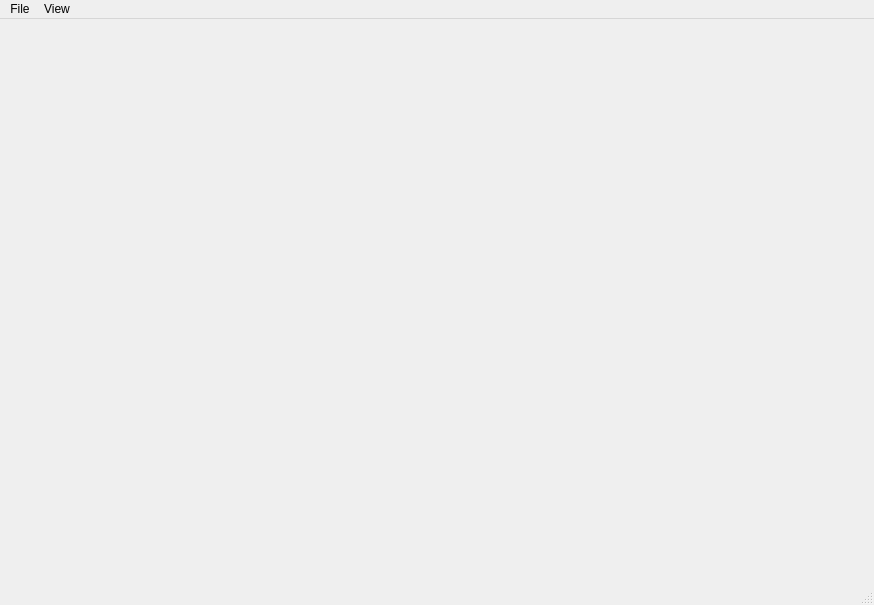
<?xml version="1.0" encoding="UTF-8"?>
<ui version="4.0">
 <class>MainWindow</class>
 <widget class="QMainWindow" name="MainWindow">
  <property name="geometry">
   <rect>
    <x>0</x>
    <y>0</y>
    <width>874</width>
    <height>605</height>
   </rect>
  </property>
  <property name="windowTitle">
   <string>MainWindow</string>
  </property>
  <widget class="QWidget" name="centralwidget">
   <layout class="QGridLayout" name="gridLayout">
    <item row="0" column="1">
     <spacer name="verticalSpacer">
      <property name="orientation">
       <enum>Qt::Orientation::Vertical</enum>
      </property>
      <property name="sizeHint" stdset="0">
       <size>
        <width>20</width>
        <height>87</height>
       </size>
      </property>
     </spacer>
    </item>
    <item row="1" column="0">
     <spacer name="horizontalSpacer">
      <property name="orientation">
       <enum>Qt::Orientation::Horizontal</enum>
      </property>
      <property name="sizeHint" stdset="0">
       <size>
        <width>144</width>
        <height>20</height>
       </size>
      </property>
     </spacer>
    </item>
    <item row="1" column="1">
     <widget class="QStackedWidget" name="stackedWidget">
      <property name="minimumSize">
       <size>
        <width>550</width>
        <height>350</height>
       </size>
      </property>
      <widget class="PlayerStatsWidget" name="playerStats"/>
      <widget class="MatchStatsWidget" name="matchStats"/>
     </widget>
    </item>
    <item row="1" column="2">
     <spacer name="horizontalSpacer_2">
      <property name="orientation">
       <enum>Qt::Orientation::Horizontal</enum>
      </property>
      <property name="sizeHint" stdset="0">
       <size>
        <width>144</width>
        <height>20</height>
       </size>
      </property>
     </spacer>
    </item>
    <item row="2" column="1">
     <spacer name="verticalSpacer_2">
      <property name="orientation">
       <enum>Qt::Orientation::Vertical</enum>
      </property>
      <property name="sizeHint" stdset="0">
       <size>
        <width>20</width>
        <height>88</height>
       </size>
      </property>
     </spacer>
    </item>
   </layout>
  </widget>
  <widget class="QMenuBar" name="menubar">
   <property name="geometry">
    <rect>
     <x>0</x>
     <y>0</y>
     <width>874</width>
     <height>22</height>
    </rect>
   </property>
   <widget class="QMenu" name="menuFile">
    <property name="title">
     <string>File</string>
    </property>
    <addaction name="actionExit"/>
   </widget>
   <widget class="QMenu" name="menuView">
    <property name="title">
     <string>View</string>
    </property>
    <addaction name="actionPlayer_stats"/>
    <addaction name="actionMatch_stats"/>
   </widget>
   <addaction name="menuFile"/>
   <addaction name="menuView"/>
  </widget>
  <widget class="QStatusBar" name="statusbar"/>
  <action name="actionExit">
   <property name="text">
    <string>Exit</string>
   </property>
  </action>
  <action name="actionPlayer_stats">
   <property name="text">
    <string>Player stats</string>
   </property>
  </action>
  <action name="actionMatch_stats">
   <property name="text">
    <string>Match stats</string>
   </property>
  </action>
 </widget>
 <customwidgets>
  <customwidget>
   <class>PlayerStatsWidget</class>
   <extends>QWidget</extends>
   <header>playerstatswidget.h</header>
   <container>1</container>
  </customwidget>
  <customwidget>
   <class>MatchStatsWidget</class>
   <extends>QWidget</extends>
   <header>matchstatswidget.h</header>
   <container>1</container>
  </customwidget>
 </customwidgets>
 <resources/>
 <connections/>
</ui>
